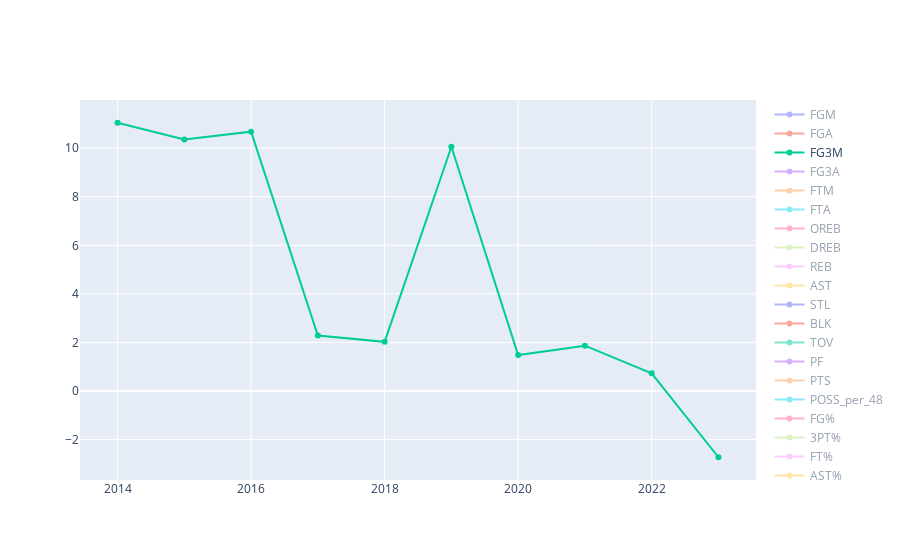

The notebook cell this image was saved under:
### Code cell
fig = go.Figure()
for col in comp_change_df.columns[1:]:
    fig.add_trace(go.Scatter(x=comp_change_df['season_start_year'], y=comp_change_df[col], name=col))

fig.show()

### Figure 1 — Plotly figure (JSON) as saved in the notebook; plotly's stock layout.template omitted (floating-point values rounded to 4 significant figures)
{"data": [{"name": "FGM", "type": "scatter", "visible": "legendonly", "x": [2014, 2015, 2016, 2017, 2018, 2019, 2020, 2021, 2022, 2023], "y": [-2.737, -1.639, 0.316, -1.036, -4.331, -2.298, 0.62, -3.008, -1.187, -1.416]}, {"name": "FGA", "type": "scatter", "visible": "legendonly", "x": [2014, 2015, 2016, 2017, 2018, 2019, 2020, 2021, 2022, 2023], "y": [0.266, 1.134, -0.384, -0.02, -0.476, -1.639, 1.445, -1.845, 1.956, 1.139]}, {"name": "FG3M", "type": "scatter", "visible": true, "x": [2014, 2015, 2016, 2017, 2018, 2019, 2020, 2021, 2022, 2023], "y": [11.05, 10.36, 10.68, 2.286, 2.026, 10.06, 1.48, 1.867, 0.728, -2.727]}, {"name": "FG3A", "type": "scatter", "visible": "legendonly", "x": [2014, 2015, 2016, 2017, 2018, 2019, 2020, 2021, 2022, 2023], "y": [12.98, 10.12, 9.586, 5.358, 5.065, 9.412, 2.218, 1.512, 3.468, 1.347]}, {"name": "FTM", "type": "scatter", "visible": "legendonly", "x": [2014, 2015, 2016, 2017, 2018, 2019, 2020, 2021, 2022, 2023], "y": [4.844, 2.449, 5.468, 5.549, 11.89, 8.292, 6.434, 8.047, -3.52, -0.795]}, {"name": "FTA", "type": "scatter", "visible": "legendonly", "x": [2014, 2015, 2016, 2017, 2018, 2019, 2020, 2021, 2022, 2023], "y": [8.464, 3.754, 4.854, 5.813, 9.381, 6.206, 5.243, 6.628, -5.069, -0.182]}, {"name": "OREB", "type": "scatter", "visible": "legendonly", "x": [2014, 2015, 2016, 2017, 2018, 2019, 2020, 2021, 2022, 2023], "y": [0.314, 3.511, -2.594, -3.358, 0.737, -10.14, 4.155, -6.394, 2.113, 1.943]}, {"name": "DREB", "type": "scatter", "visible": "legendonly", "x": [2014, 2015, 2016, 2017, 2018, 2019, 2020, 2021, 2022, 2023], "y": [3.983, 0.314, -2.346, 1.676, 2.06, 1.575, 0.363, -1.246, 2.513, 2.511]}, {"name": "REB", "type": "scatter", "visible": "legendonly", "x": [2014, 2015, 2016, 2017, 2018, 2019, 2020, 2021, 2022, 2023], "y": [3.06, 1.075, -2.404, 0.552, 1.757, -1.058, 1.204, -2.443, 2.417, 2.373]}, {"name": "AST", "type": "scatter", "visible": "legendonly", "x": [2014, 2015, 2016, 2017, 2018, 2019, 2020, 2021, 2022, 2023], "y": [-2.12, -8.193, -0.377, -4.159, -4.422, -3.6, -8.586, -4.127, -3.253, -7.483]}, {"name": "STL", "type": "scatter", "visible": "legendonly", "x": [2014, 2015, 2016, 2017, 2018, 2019, 2020, 2021, 2022, 2023], "y": [-2.726, -3.999, -0.318, -3.315, -5.3, -5.432, -8.981, -4.031, -3.485, -8.646]}, {"name": "BLK", "type": "scatter", "visible": "legendonly", "x": [2014, 2015, 2016, 2017, 2018, 2019, 2020, 2021, 2022, 2023], "y": [10.74, 2.971, 0.412, 2.308, 0.441, -10.64, -6.774, -0.146, 5.898, -0.814]}, {"name": "TOV", "type": "scatter", "visible": "legendonly", "x": [2014, 2015, 2016, 2017, 2018, 2019, 2020, 2021, 2022, 2023], "y": [-7.577, -7.096, -3.207, -6.315, -3.336, -1.416, -10.38, 2.504, -7.308, -6.126]}, {"name": "PF", "type": "scatter", "visible": "legendonly", "x": [2014, 2015, 2016, 2017, 2018, 2019, 2020, 2021, 2022, 2023], "y": [7.261, 6.995, 6.163, 6.69, 8.363, 7.634, 9.637, 12.79, 1.156, 8.47]}, {"name": "PTS", "type": "scatter", "visible": "legendonly", "x": [2014, 2015, 2016, 2017, 2018, 2019, 2020, 2021, 2022, 2023], "y": [-0.357, 0.06, 2.134, 0.322, -1.103, 0.743, 1.598, -0.768, -1.355, -1.471]}, {"name": "POSS_per_48", "type": "scatter", "visible": "legendonly", "x": [2014, 2015, 2016, 2017, 2018, 2019, 2020, 2021, 2022, 2023], "y": [0.549, -2.678, -1.399, -2.014, -2.406, -2.87, -3.038, -2.734, -2.888, -5.992]}, {"name": "FG%", "type": "scatter", "visible": "legendonly", "x": [2014, 2015, 2016, 2017, 2018, 2019, 2020, 2021, 2022, 2023], "y": [-2.995, -2.741, 0.703, -1.016, -3.874, -0.67, -0.813, -1.186, -3.083, -2.526]}, {"name": "3PT%", "type": "scatter", "visible": "legendonly", "x": [2014, 2015, 2016, 2017, 2018, 2019, 2020, 2021, 2022, 2023], "y": [-1.712, 0.22, 0.998, -2.916, -2.893, 0.588, -0.722, 0.35, -2.649, -4.02]}, {"name": "FT%", "type": "scatter", "visible": "legendonly", "x": [2014, 2015, 2016, 2017, 2018, 2019, 2020, 2021, 2022, 2023], "y": [-3.337, -1.257, 0.586, -0.25, 2.291, 1.964, 1.132, 1.331, 1.632, -0.614]}, {"name": "AST%", "type": "scatter", "visible": "legendonly", "x": [2014, 2015, 2016, 2017, 2018, 2019, 2020, 2021, 2022, 2023], "y": [0.634, -6.663, -0.691, -3.156, -0.094, -1.333, -9.15, -1.153, -2.091, -6.154]}, {"name": "FG3A%", "type": "scatter", "visible": "legendonly", "x": [2014, 2015, 2016, 2017, 2018, 2019, 2020, 2021, 2022, 2023], "y": [12.68, 8.883, 10.01, 5.379, 5.567, 11.23, 0.762, 3.419, 1.484, 0.206]}, {"name": "PTS/FGA", "type": "scatter", "visible": "legendonly", "x": [2014, 2015, 2016, 2017, 2018, 2019, 2020, 2021, 2022, 2023], "y": [-0.621, -1.061, 2.527, 0.341, -0.63, 2.422, 0.151, 1.097, -3.247, -2.581]}, {"name": "FG3M/FGM", "type": "scatter", "visible": "legendonly", "x": [2014, 2015, 2016, 2017, 2018, 2019, 2020, 2021, 2022, 2023], "y": [14.17, 12.2, 10.33, 3.356, 6.645, 12.64, 0.855, 5.026, 1.938, -1.33]}, {"name": "FTA/FGA", "type": "scatter", "visible": "legendonly", "x": [2014, 2015, 2016, 2017, 2018, 2019, 2020, 2021, 2022, 2023], "y": [8.176, 2.591, 5.257, 5.834, 9.904, 7.975, 3.744, 8.632, -6.889, -1.307]}, {"name": "TRU%", "type": "scatter", "visible": "legendonly", "x": [2014, 2015, 2016, 2017, 2018, 2019, 2020, 2021, 2022, 2023], "y": [-1.546, -1.358, 1.917, -0.28, -1.696, 1.531, -0.241, 0.185, -2.493, -2.448]}, {"name": "AST_TOV", "type": "scatter", "visible": "legendonly", "x": [2014, 2015, 2016, 2017, 2018, 2019, 2020, 2021, 2022, 2023], "y": [5.905, -1.181, 2.924, 2.301, -1.123, -2.215, 1.999, -6.468, 4.375, -1.445]}], "layout": {"autosize": true, "xaxis": {"autorange": true, "range": [2013.0, 2024.0], "type": "linear"}, "yaxis": {"autorange": true, "range": [-3.864, 12.18], "type": "linear"}}}
